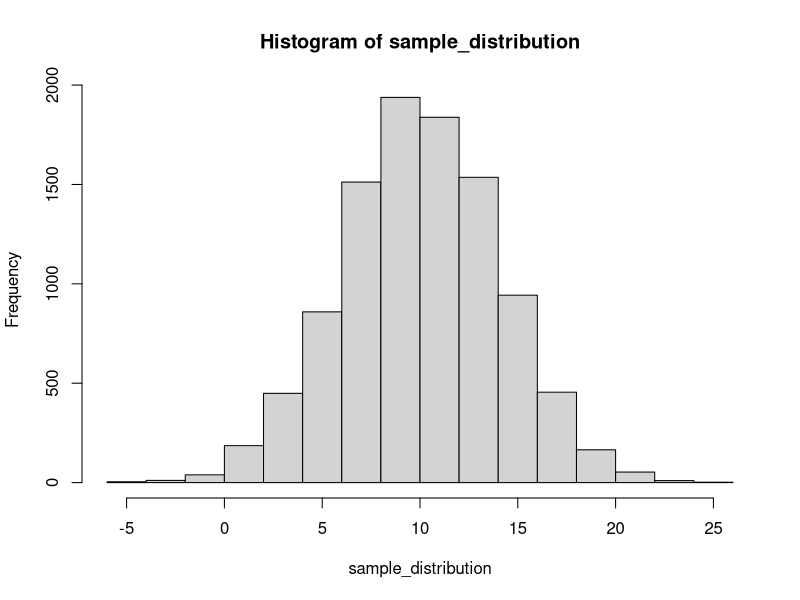
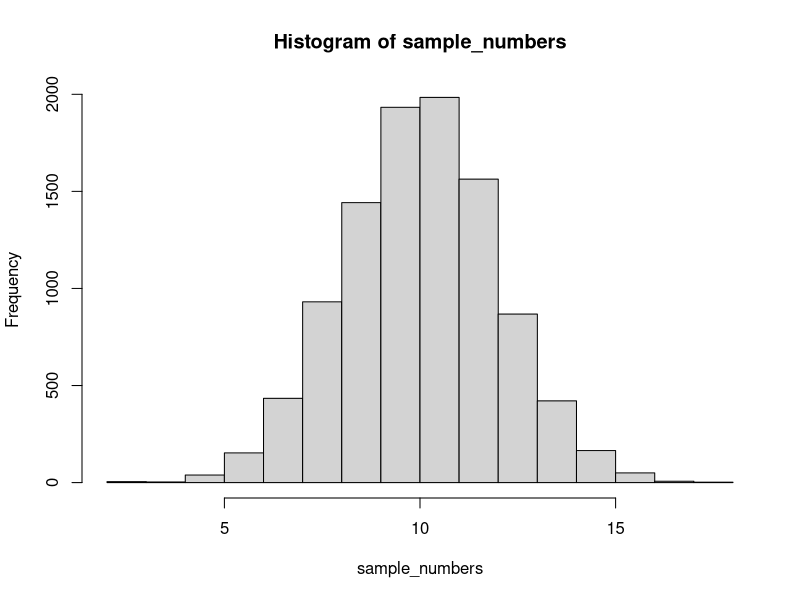
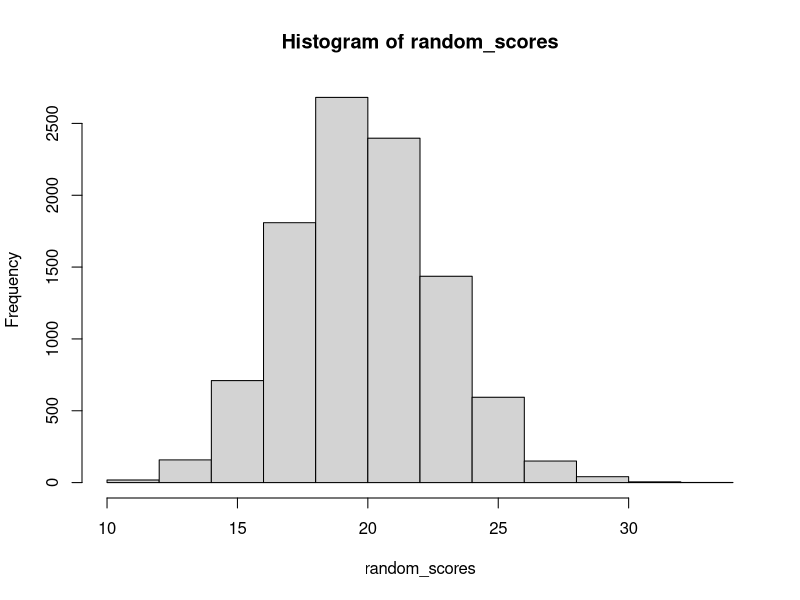

These charts were generated, in order, by the following R code:
## ---- chunk 1
knitr::opts_chunk$set(echo = TRUE)
## ---- chunk 2

library(ggplot2) 
library(dplyr)  

# We will use the pnorm function to getting P(x>2.5) = 0.006209665

pnorm(2.5, mean = 0, sd = 1, lower.tail = FALSE)

# For the fallowing step we need to sample 1000000 from the previous distribution

random_sampling <- rnorm(1000000, mean = 0, sd = 1)

# As the next step we need to show the verification 

selected_sample <- random_sampling[random_sampling > 2.5]

length(selected_sample)

length(selected_sample) / 1000000 


## ---- chunk 3

# In the question when said a score higher than 3 standard deviation from the mean, we can say that the vector of quantiles is 130. 

pnorm(130, mean = 100, sd = 10, lower.tail = FALSE, log.p = FALSE) #0.001349898 probability

# To find how many people would get a score higher than 3 standard deviations from the mean, we need to multiply the probability by the total number of the person who took the exam. 

10000 * pnorm(130, mean = 100, sd = 10, lower.tail = FALSE, log.p = FALSE) 


### Other possible solution is;

people_scores <- rnorm(10000, mean = 100, sd = 10)

people_scores[people_scores > 130]

10000 * (length(people_scores[people_scores > 130] ) / 10000)

## ---- chunk 4

rnorm(25, mean = 10, sd = 20) # randomly sampling 

mean(rnorm(25, mean = 10, sd = 20)) # checking the mean

## Creating a sampling distribution of the mean for this scenario with at least 10,000 sample means; 


sample_distribution <- replicate(10000, mean(rnorm(25, mean = 10, sd = 20)))


hist(sample_distribution) # checking the distribution on the histogram


# For calculating the proportion of sample means that that are 12 or larger; 

length(sample_distribution[sample_distribution >= 12]) / 10000 # we used '' >='' because in the question was asked that are 12 or larger



## ---- chunk 5

sample_numbers <- replicate(10000, mean(rnorm(100, mean = 10, sd = 20)))

hist(sample_numbers)

length(sample_numbers[sample_numbers >= 12]) / 10000 

# When we compare the question 3 and question 4, we see that in the question 4 the probability is smaller than the question 3. So, the proportion is lower than the question 3. Because the distribution would not be normal, would be more leptokurtic. For the statistical hypothesis testing, when the sample size increased, our z-score would increase too, so the null hypothesis would reject.

## ---- chunk 6
random_scores <- replicate(10000, sd(rnorm(25, mean = 10, sd = 20)))

hist(random_scores)

length(random_scores[random_scores <= 15]) / 10000 
